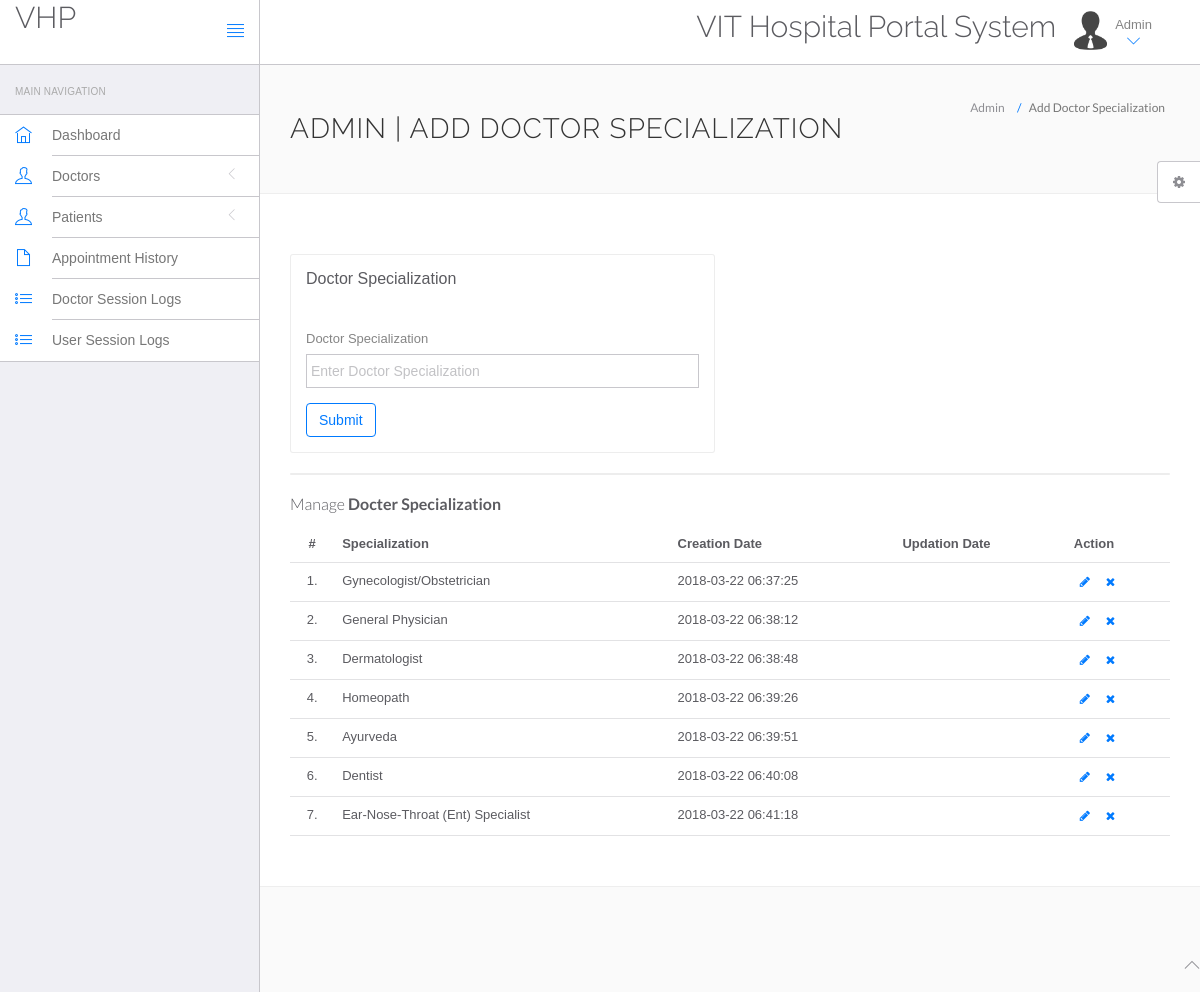
The app's page /hms/admin/doctor-specilization.php (signed in) with its own data.
### tables this page shows
CREATE TABLE `doctorspecilization` (
  `id` int(11) NOT NULL AUTO_INCREMENT,
  `specilization` varchar(255) NOT NULL,
  `creationDate` timestamp NOT NULL DEFAULT CURRENT_TIMESTAMP,
  `updationDate` varchar(255) NOT NULL,
  PRIMARY KEY (`id`)
);

### hms/admin/doctor-specilization.php (the view, shortened to what this page needs)
<?php
include('include/config.php');
?>
<!DOCTYPE html>
<html lang="en">
	<head>
		<link rel="stylesheet" href="vendor/bootstrap/css/bootstrap.min.css">
		<link rel="stylesheet" href="vendor/fontawesome/css/font-awesome.min.css">
		<link rel="stylesheet" href="vendor/themify-icons/themify-icons.min.css">
		<link href="vendor/animate.css/animate.min.css" rel="stylesheet" media="screen">
		<link href="vendor/perfect-scrollbar/perfect-scrollbar.min.css" rel="stylesheet" media="screen">
		<link href="vendor/switchery/switchery.min.css" rel="stylesheet" media="screen">
		<link href="vendor/bootstrap-touchspin/jquery.bootstrap-touchspin.min.css" rel="stylesheet" media="screen">
		<link href="vendor/select2/select2.min.css" rel="stylesheet" media="screen">
		<link href="vendor/bootstrap-datepicker/bootstrap-datepicker3.standalone.min.css" rel="stylesheet" media="screen">
		<link href="vendor/bootstrap-timepicker/bootstrap-timepicker.min.css" rel="stylesheet" media="screen">
		<link rel="stylesheet" href="assets/css/styles.css">
		<link rel="stylesheet" href="assets/css/plugins.css">
		<link rel="stylesheet" href="assets/css/themes/theme-1.css" id="skin_color" />
	</head>
	<body>
		<div id="app">
<?php include('include/sidebar.php');?>
			<div class="app-content">
						<?php include('include/header.php');?>
				<div class="main-content" >
					<div class="wrap-content container" id="container">
						<section id="page-title">
							<div class="row">
								<div class="col-sm-8">
									<h1 class="mainTitle">Admin | Add Doctor Specialization</h1>
																	</div>
								<ol class="breadcrumb">
									<li>
										<span>Admin</span>
									</li>
									<li class="active">
										<span>Add Doctor Specialization</span>
									</li>
								</ol>
							</div>
						</section>
						<div class="container-fluid container-fullw bg-white">
							<div class="row">
								<div class="col-md-12">
									<div class="row margin-top-30">
										<div class="col-lg-6 col-md-12">
											<div class="panel panel-white">
												<div class="panel-heading">
													<h5 class="panel-title">Doctor Specialization</h5>
												</div>
												<div class="panel-body">
													<form role="form" name="dcotorspcl" method="post" >
														<div class="form-group">
															<label for="exampleInputEmail1">
																Doctor Specialization
															</label>
							<input type="text" name="doctorspecilization" class="form-control"  placeholder="Enter Doctor Specialization">
														</div>
														<button type="submit" name="submit" class="btn btn-o btn-primary">
															Submit
														</button>
													</form>
												</div>
											</div>
										</div>
											</div>
										</div>
									<div class="col-lg-12 col-md-12">
											<div class="panel panel-white">
											</div>
										</div>
									</div>
									<div class="row">
								<div class="col-md-12">
									<h5 class="over-title margin-bottom-15">Manage <span class="text-bold">Docter Specialization</span></h5>
									<table class="table table-hover" id="sample-table-1">
										<thead>
											<tr>
												<th class="center">#</th>
												<th>Specialization</th>
												<th class="hidden-xs">Creation Date</th>
												<th>Updation Date</th>
												<th>Action</th>
											</tr>
										</thead>
										<tbody>
<?php
$sql=mysqli_query($con,"select * from doctorSpecilization");
$cnt=1;
while($row=mysqli_fetch_array($sql))
{
?>
											<tr>
												<td class="center"><?php echo $cnt;?>.</td>
												<td class="hidden-xs"><?php echo $row['specilization'];?></td>
												<td><?php echo $row['creationDate'];?></td>
												<td><?php echo $row['updationDate'];?>
												</td>
												<td >
												<div class="visible-md visible-lg hidden-sm hidden-xs">
							<a href="edit-doctor-specialization.php?id=<?php echo $row['id'];?>" class="btn btn-transparent btn-xs" tooltip-placement="top" tooltip="Edit"><i class="fa fa-pencil"></i></a>
	<a href="doctor-specilization.php?id=<?php echo $row['id']?>&del=delete" onClick="return confirm('Are you sure you want to delete?')"class="btn btn-transparent btn-xs tooltips" tooltip-placement="top" tooltip="Remove"><i class="fa fa-times fa fa-white"></i></a>
												</div>
												</td>
											</tr>
											<?php
$cnt=$cnt+1;
											 }?>
										</tbody>
									</table>
								</div>
							</div>
								</div>
							</div>
						</div>
					</div>
				</div>
	<?php include('include/footer.php');?>
	<?php include('include/setting.php');?>
	</body>
</html>

### hms/admin/assets/css/themes/theme-1.css (style rules this page uses)
body { background: #FAFAFA; }

### records on screen
doctorspecilization: specilization "Gynecologist/Obstetrician", creationDate "2018-03-22 06:37:25"
doctorspecilization: specilization "General Physician", creationDate "2018-03-22 06:38:12"
doctorspecilization: specilization "Dermatologist", creationDate "2018-03-22 06:38:48"
doctorspecilization: specilization "Homeopath", creationDate "2018-03-22 06:39:26"
doctorspecilization: specilization "Ayurveda", creationDate "2018-03-22 06:39:51"
doctorspecilization: specilization "Dentist", creationDate "2018-03-22 06:40:08"
doctorspecilization: specilization "Ear-Nose-Throat (Ent) Specialist", creationDate "2018-03-22 06:41:18"
